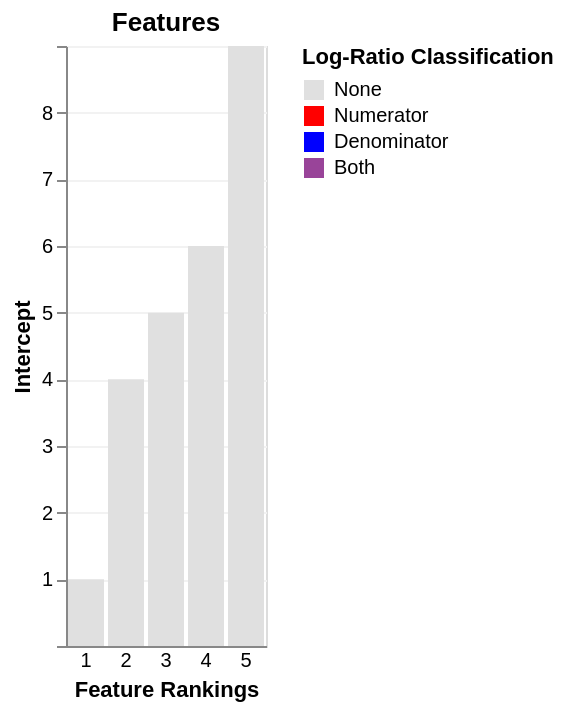

Write the Vega-Lite specification saved for this chart.
### Vega-Lite specification from a JSON file in a GitHub repository (floating-point values rounded to 4 significant figures)
{"$schema": "https://vega.github.io/schema/vega-lite/v5.json", "autosize": {"resize": true}, "background": "#FFFFFF", "config": {"axis": {"gridColor": "#f2f2f2", "labelBound": true}, "mark": {}, "view": {}}, "data": {"values": [{"Feature ID": "Taxon1", "Intercept": 5, "Rank 1": 6, "Rank 2": 7, "Rank 3": 0, "Rank 4": 4, "qurro_classification": "None", "qurro_spc": 5}, {"Feature ID": "Taxon2", "Intercept": 1, "Rank 1": 2, "Rank 2": 3, "Rank 3": 0, "Rank 4": 4, "qurro_classification": "None", "qurro_spc": 5}, {"Feature ID": "Taxon3", "FeatureMetadata1": "Yeet", "FeatureMetadata2": "100", "Intercept": 4, "Rank 1": 5, "Rank 2": 6, "Rank 3": 0, "Rank 4": 4, "qurro_classification": "None", "qurro_spc": 6}, {"Feature ID": "Taxon4", "Intercept": 9, "Rank 1": 8, "Rank 2": 7, "Rank 3": 0, "Rank 4": 4, "qurro_classification": "None", "qurro_spc": 6}, {"Feature ID": "Taxon5", "FeatureMetadata1": "null", "FeatureMetadata2": "lol", "Intercept": 6, "Rank 1": 5, "Rank 2": 4, "Rank 3": 0, "Rank 4": 4, "qurro_classification": "None", "qurro_spc": 2}]}, "datasets": {"data-ceb3e53dd82dc2b785cc2ba76931c96b": [{"Feature ID": "Taxon1", "Intercept": 5, "Rank 1": 6, "Rank 2": 7, "Rank 3": 0, "Rank 4": 4, "qurro_classification": "None", "qurro_spc": 5}, {"Feature ID": "Taxon2", "Intercept": 1, "Rank 1": 2, "Rank 2": 3, "Rank 3": 0, "Rank 4": 4, "qurro_classification": "None", "qurro_spc": 5}, {"Feature ID": "Taxon3", "FeatureMetadata1": "Yeet", "FeatureMetadata2": "100", "Intercept": 4, "Rank 1": 5, "Rank 2": 6, "Rank 3": 0, "Rank 4": 4, "qurro_classification": "None", "qurro_spc": 6}, {"Feature ID": "Taxon4", "Intercept": 9, "Rank 1": 8, "Rank 2": 7, "Rank 3": 0, "Rank 4": 4, "qurro_classification": "None", "qurro_spc": 6}, {"Feature ID": "Taxon5", "FeatureMetadata1": "null", "FeatureMetadata2": "lol", "Intercept": 6, "Rank 1": 5, "Rank 2": 4, "Rank 3": 0, "Rank 4": 4, "qurro_classification": "None", "qurro_spc": 2}], "qurro_feature_metadata_ordering": ["FeatureMetadata1", "FeatureMetadata2"], "qurro_rank_ordering": ["Intercept", "Rank 1", "Rank 2", "Rank 3", "Rank 4"], "qurro_rank_type": "Differential"}, "encoding": {"color": {"field": "qurro_classification", "scale": {"domain": ["None", "Numerator", "Denominator", "Both"], "range": ["#e0e0e0", "#f00", "#00f", "#949"]}, "title": "Log-Ratio Classification", "type": "nominal"}, "tooltip": [{"field": "qurro_x", "title": "Current Ranking", "type": "quantitative"}, {"field": "qurro_classification", "title": "Log-Ratio Classification", "type": "nominal"}, {"field": "qurro_spc", "title": "Sample Presence Count", "type": "quantitative"}, {"field": "Feature ID", "type": "nominal"}, {"field": "FeatureMetadata1", "type": "nominal"}, {"field": "FeatureMetadata2", "type": "nominal"}, {"field": "Intercept", "type": "quantitative"}, {"field": "Rank 1", "type": "quantitative"}, {"field": "Rank 2", "type": "quantitative"}, {"field": "Rank 3", "type": "quantitative"}, {"field": "Rank 4", "type": "quantitative"}], "x": {"axis": {"labelAngle": 0, "ticks": false}, "field": "qurro_x", "scale": {}, "title": "Feature Rankings", "type": "ordinal"}, "y": {"field": "Intercept", "type": "quantitative"}}, "mark": "bar", "title": "Features", "transform": [{"sort": [{"field": "Intercept", "order": "ascending"}], "window": [{"as": "qurro_x", "op": "row_number"}]}]}
